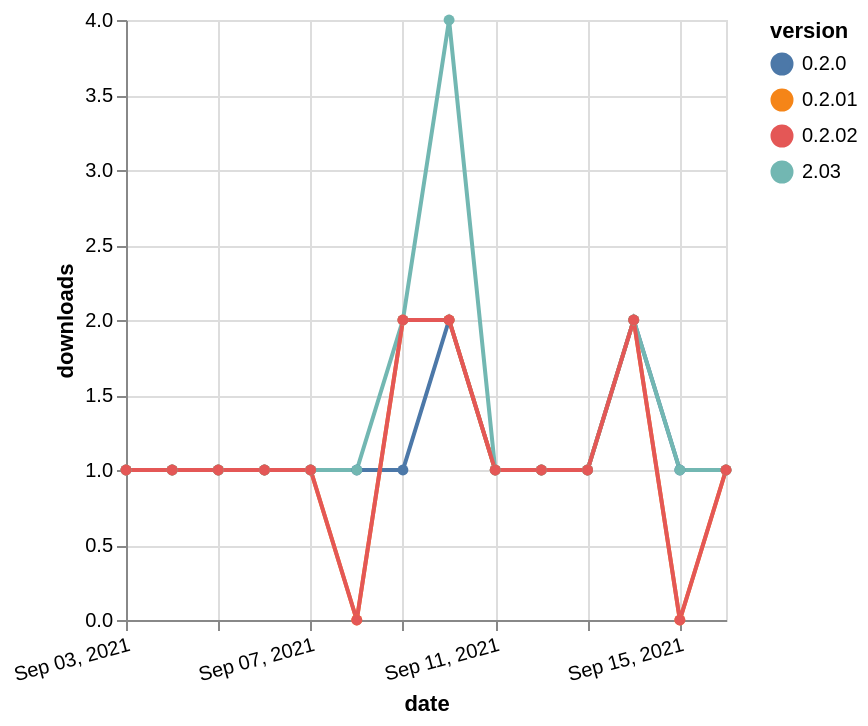

Describe this chart as a Vega-Lite specification.
### Vega-Lite specification from a JSON file in a GitHub repository (floating-point values rounded to 4 significant figures)
{"$schema": "https://vega.github.io/schema/vega-lite/v5.json", "description": "A simple bar chart with embedded data.", "data": {"values": [{"date": "2021-09-03", "total": 161, "delta": 1, "version": "0.2.0"}, {"date": "2021-09-04", "total": 162, "delta": 1, "version": "0.2.0"}, {"date": "2021-09-05", "total": 163, "delta": 1, "version": "0.2.0"}, {"date": "2021-09-06", "total": 164, "delta": 1, "version": "0.2.0"}, {"date": "2021-09-07", "total": 165, "delta": 1, "version": "0.2.0"}, {"date": "2021-09-08", "total": 166, "delta": 1, "version": "0.2.0"}, {"date": "2021-09-09", "total": 167, "delta": 1, "version": "0.2.0"}, {"date": "2021-09-10", "total": 169, "delta": 2, "version": "0.2.0"}, {"date": "2021-09-11", "total": 170, "delta": 1, "version": "0.2.0"}, {"date": "2021-09-12", "total": 171, "delta": 1, "version": "0.2.0"}, {"date": "2021-09-13", "total": 172, "delta": 1, "version": "0.2.0"}, {"date": "2021-09-14", "total": 174, "delta": 2, "version": "0.2.0"}, {"date": "2021-09-15", "total": 175, "delta": 1, "version": "0.2.0"}, {"date": "2021-09-16", "total": 176, "delta": 1, "version": "0.2.0"}, {"date": "2021-09-03", "total": 165, "delta": 1, "version": "0.2.01"}, {"date": "2021-09-04", "total": 166, "delta": 1, "version": "0.2.01"}, {"date": "2021-09-05", "total": 167, "delta": 1, "version": "0.2.01"}, {"date": "2021-09-06", "total": 168, "delta": 1, "version": "0.2.01"}, {"date": "2021-09-07", "total": 169, "delta": 1, "version": "0.2.01"}, {"date": "2021-09-08", "total": 169, "delta": 0, "version": "0.2.01"}, {"date": "2021-09-09", "total": 171, "delta": 2, "version": "0.2.01"}, {"date": "2021-09-10", "total": 173, "delta": 2, "version": "0.2.01"}, {"date": "2021-09-11", "total": 174, "delta": 1, "version": "0.2.01"}, {"date": "2021-09-12", "total": 175, "delta": 1, "version": "0.2.01"}, {"date": "2021-09-13", "total": 176, "delta": 1, "version": "0.2.01"}, {"date": "2021-09-14", "total": 178, "delta": 2, "version": "0.2.01"}, {"date": "2021-09-15", "total": 178, "delta": 0, "version": "0.2.01"}, {"date": "2021-09-16", "total": 179, "delta": 1, "version": "0.2.01"}, {"date": "2021-09-03", "total": 293, "delta": 1, "version": "2.03"}, {"date": "2021-09-04", "total": 294, "delta": 1, "version": "2.03"}, {"date": "2021-09-05", "total": 295, "delta": 1, "version": "2.03"}, {"date": "2021-09-06", "total": 296, "delta": 1, "version": "2.03"}, {"date": "2021-09-07", "total": 297, "delta": 1, "version": "2.03"}, {"date": "2021-09-08", "total": 298, "delta": 1, "version": "2.03"}, {"date": "2021-09-09", "total": 300, "delta": 2, "version": "2.03"}, {"date": "2021-09-10", "total": 304, "delta": 4, "version": "2.03"}, {"date": "2021-09-11", "total": 305, "delta": 1, "version": "2.03"}, {"date": "2021-09-12", "total": 306, "delta": 1, "version": "2.03"}, {"date": "2021-09-13", "total": 307, "delta": 1, "version": "2.03"}, {"date": "2021-09-14", "total": 309, "delta": 2, "version": "2.03"}, {"date": "2021-09-15", "total": 310, "delta": 1, "version": "2.03"}, {"date": "2021-09-16", "total": 311, "delta": 1, "version": "2.03"}, {"date": "2021-09-03", "total": 155, "delta": 1, "version": "0.2.02"}, {"date": "2021-09-04", "total": 156, "delta": 1, "version": "0.2.02"}, {"date": "2021-09-05", "total": 157, "delta": 1, "version": "0.2.02"}, {"date": "2021-09-06", "total": 158, "delta": 1, "version": "0.2.02"}, {"date": "2021-09-07", "total": 159, "delta": 1, "version": "0.2.02"}, {"date": "2021-09-08", "total": 159, "delta": 0, "version": "0.2.02"}, {"date": "2021-09-09", "total": 161, "delta": 2, "version": "0.2.02"}, {"date": "2021-09-10", "total": 163, "delta": 2, "version": "0.2.02"}, {"date": "2021-09-11", "total": 164, "delta": 1, "version": "0.2.02"}, {"date": "2021-09-12", "total": 165, "delta": 1, "version": "0.2.02"}, {"date": "2021-09-13", "total": 166, "delta": 1, "version": "0.2.02"}, {"date": "2021-09-14", "total": 168, "delta": 2, "version": "0.2.02"}, {"date": "2021-09-15", "total": 168, "delta": 0, "version": "0.2.02"}, {"date": "2021-09-16", "total": 169, "delta": 1, "version": "0.2.02"}]}, "width": "container", "mark": {"type": "line", "point": {"filled": true}}, "encoding": {"x": {"field": "date", "type": "temporal", "timeUnit": "yearmonthdate", "title": "date", "axis": {"labelAngle": -15}}, "y": {"field": "delta", "type": "quantitative", "title": "downloads"}, "color": {"field": "version", "type": "nominal"}, "tooltip": {"field": "delta"}}}
